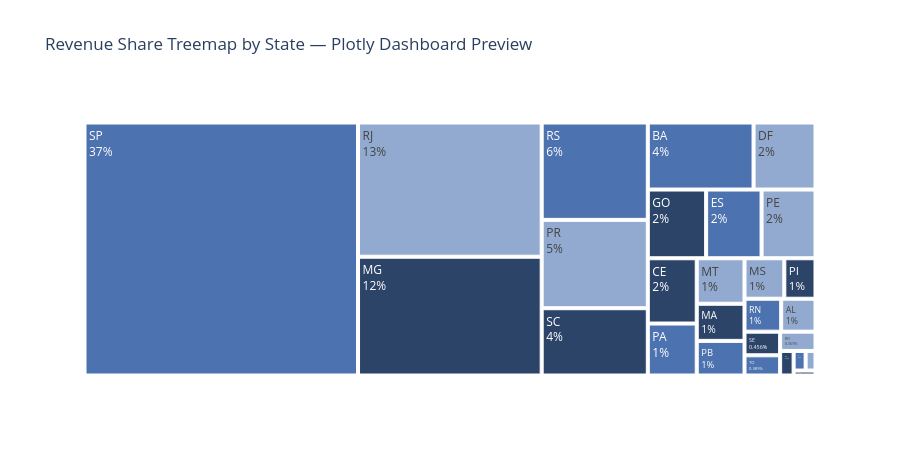

The notebook cell saved with this chart:
### Code cell
# ── Plotly — treemap of revenue share by state ──────────────────────────────
fig_q4b = px.treemap(
    state_revenue,
    path=['customer_state'],
    values='total_revenue',
    color_discrete_sequence=[BRAND_COLOR],
    title='Revenue Share Treemap by State — Plotly Dashboard Preview',
    template=PLOTLY_TEMPLATE, height=460,
)
fig_q4b.update_traces(textinfo='label+percent root')
fig_q4b.show()

### Figure 1 — Plotly figure (JSON) as saved in the notebook; plotly's stock layout.template omitted (floating-point values rounded to 4 significant figures)
{"data": [{"branchvalues": "total", "domain": {"x": [0, 1], "y": [0, 1]}, "hovertemplate": "labels=%{label}<br>total_revenue=%{value}<br>parent=%{parent}<br>id=%{id}<extra></extra>", "ids": ["SP", "RJ", "MG", "RS", "PR", "SC", "BA", "DF", "GO", "ES", "PE", "CE", "PA", "MT", "MA", "PB", "MS", "PI", "RN", "AL", "SE", "TO", "RO", "AM", "AC", "AP", "RR"], "labels": ["SP", "RJ", "MG", "RS", "PR", "SC", "BA", "DF", "GO", "ES", "PE", "CE", "PA", "MT", "MA", "PB", "MS", "PI", "RN", "AL", "SE", "TO", "RO", "AM", "AC", "AP", "RR"], "name": "", "parents": ["", "", "", "", "", "", "", "", "", "", "", "", "", "", "", "", "", "", "", "", "", "", "", "", "", "", ""], "textinfo": "label+percent root", "type": "treemap", "values": [5770000.0, 2055000.0, 1819000.0, 861500.0, 781700.0, 595100.0, 591100.0, 346100.0, 334200.0, 317700.0, 309000.0, 266400.0, 212000.0, 181200.0, 147800.0, 137800.0, 134400.0, 105200.0, 100700.0, 94170.0, 70290.0, 60010.0, 56970.0, 27590.0, 19580.0, 16140.0, 9040.0]}], "layout": {"height": 460, "legend": {"tracegroupgap": 0}, "title": {"text": "Revenue Share Treemap by State — Plotly Dashboard Preview"}, "treemapcolorway": ["#4C72B0"]}}
